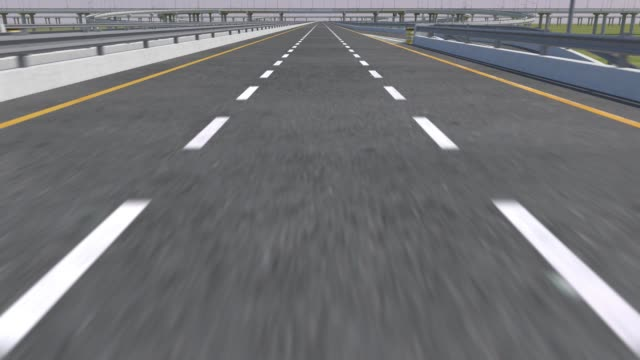
#> input picture Lane_Line_detection/Image/line_3.jpg, 640 x 360 px, given in place of road.mp4, which was not available
$ python Lin_video_test.py
#> lines starting #> are read from the running program, lines starting #| are printed output that depends on the picture; after the words box and inside, x2 and y2 are one past the last pixel; in counts of white or black regions, pixels touching at a corner belong together; long printed decimals are rounded; pictures that were not available may be replaced by others from this repository, and a replacement may not be noted
#> further down, frame is the input picture: shape (360, 640, 3); mean B, G, R 117.2, 114.6, 114
import cv2
import numpy as np
import matplotlib.pyplot as plt

def make_coordinate(image, line_parameters):  # make_coordinate of left and right lines
    slope, intercept = line_parameters
    print(image.shape) # height ,width, channel
    y1 = image.shape[0] #The buttom of y 704
    y2 = int(y1*(3/5)) # The upper of y 420
    x1 = int((y1 -intercept )/slope)
    x2 = int((y2 - intercept) /slope)
    return np.array([x1, y1, x2, y2])


def average_slope_intercept(image, lines): #Combine two lines into single line
    left_fit = []
    right_fit = []
    for line in lines:
        x1, y1, x2, y2 = line.reshape(4)
        parameters = np.polyfit((x1,x2), (y1,y2),1) #Get slope and intercept
        #print(parameters)
        slope = parameters[0]
        intercept = parameters[1]
        if slope <0:
            left_fit.append((slope, intercept)) # left tuple
        else:
            right_fit.append((slope,intercept)) # right tuple
        #print(left_fit) #Left line is negative value
        #print(right_fit)
    left_fit_average =  np.average(left_fit, axis=0)
    right_fit_average =  np.average(right_fit, axis=0)
    print(left_fit_average,'L')  # left average tuple
    print(right_fit_average,'R')
    left_line = make_coordinate(image,  left_fit_average)
    right_line = make_coordinate(image, right_fit_average)
    return np.array([left_line, right_line])

def canny(image): #Get the boundary of image
    gray = cv2.cvtColor(image, cv2.COLOR_BGR2GRAY)  # Get the gray image
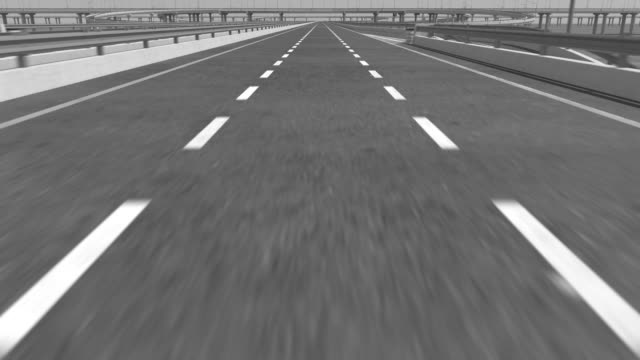
#> gray: shape (360, 640); min 45, max 255, mean 114.7
    blur = cv2.GaussianBlur(gray, (5, 5), 0)  # Smooth the image, reduce the  noice
    canny = cv2.Canny(blur, 50, 150)
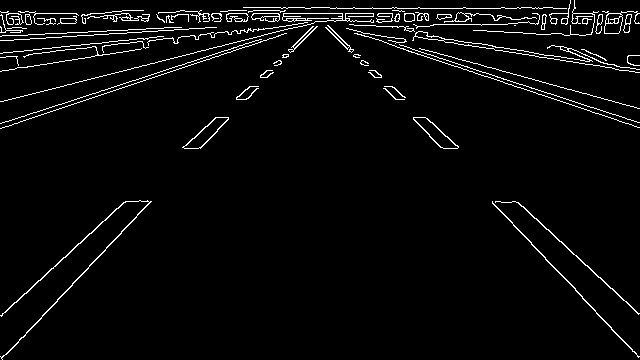
#> canny: shape (360, 640); 3.6% white in thin lines or dots
    return canny

def display_lines(image, lines): # Line detection using HoughLinesP
    line_image = np.zeros_like(image) # Same size black image
    if lines is not None:
        for x1, y1, x2, y2 in lines:
            #print(line)
            cv2.line(line_image, (x1, y1), (x2, y2), (255, 255, 0), 10) #draw line
    return line_image

def region_of_interest(image): # Select the region of interest
    height = image.shape[0]
#> height = 360
    polygons = np.array([
    [(100, height), (1100, height),(550, 250)]
    ])
#> polygons = [[100, 360], [1100, 360], [550, 250]]
    mask = np.zeros_like(image)
    cv2.fillPoly(mask, polygons, 255) # The interested area will be white
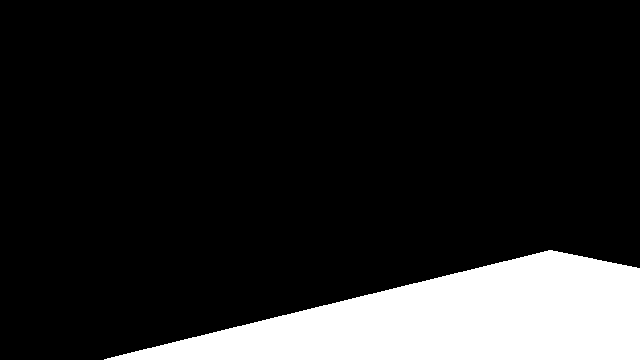
#> mask: shape (360, 640); 14.7% white; 1 white region, box (x1, y1, x2, y2) and area: (104, 250, 640, 360) 33788
    masked_image = cv2.bitwise_and(image, mask) # crop the canny image by mask
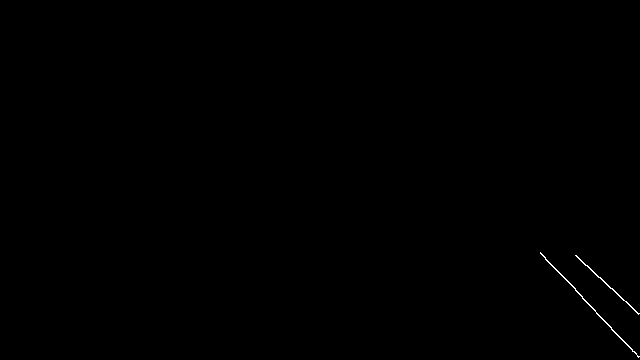
#> masked_image: shape (360, 640); 0.14% white in thin lines or dots, all inside (x1, y1, x2, y2) = (540, 252, 640, 358)
    return masked_image

# [11 lines of commented-out code are left out]

cap = cv2.VideoCapture("D:\jinna\Python\source/road.mp4")
while(cap.isOpened()):
    _, frame = cap.read()
    canny_image = canny(frame)
    cropped_image = region_of_interest(canny_image)
    lines = cv2.HoughLinesP(cropped_image, 2, np.pi / 180, 100, np.array([]), minLineLength=40, maxLineGap= 50)
#> lines = [[540, 253, 595, 310], [575, 255, 638, 314]]
    average_line = average_slope_intercept(frame, lines)
#> the loop in average_slope_intercept, `for line in lines:` made 2 passes
#> (x1, y1, x2, y2, slope, intercept) on passes 1 to 2: (540, 253, 595, 310, 1.04, -306.6), (575, 255, 638, 314, 0.937, -283.5)
#> after the loop in average_slope_intercept, `for line in lines:`: left_fit = []; right_fit = [(1.04, -306.6), (0.937, -283.5)]
#> in average_slope_intercept, `left_fit_average =  np.average(left_fit, axis=0)`: left_fit_average = nan
#> in average_slope_intercept, `right_fit_average =  np.average(right_fit, axis=0)`: right_fit_average = [0.986, -295.1]
#| nan L
#| [   0.9864 -295.064] R
#> (the run stopped early here; a loop or call above may not have finished)

$ run again, on Lane_Line_detection/Image/test3.jpg
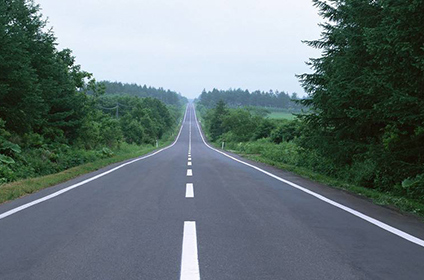
#> input picture Lane_Line_detection/Image/test3.jpg, 424 x 280 px, given in place of road.mp4, which was not available
#> frame is the input picture: shape (280, 424, 3); mean B, G, R 118.8, 117, 102.3
#> in canny, `canny = cv2.Canny(blur, 50, 150)`:
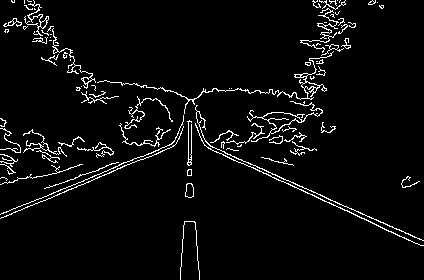
#> canny: shape (280, 424); 4.3% white in thin lines or dots
#> in region_of_interest, `cv2.fillPoly(mask, polygons, 255)`:
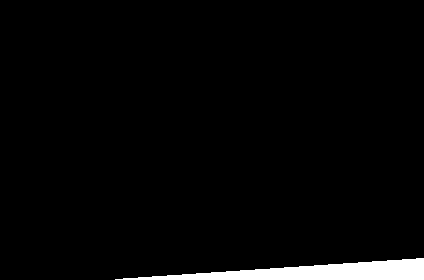
#> mask: shape (280, 424); 3% white; 1 white region, box (x1, y1, x2, y2) and area: (115, 258, 424, 280) 3550
#> masked_image: shape (280, 424); 0.01% white in thin lines or dots, all inside (x1, y1, x2, y2) = (180, 273, 200, 280)
#> lines = None
